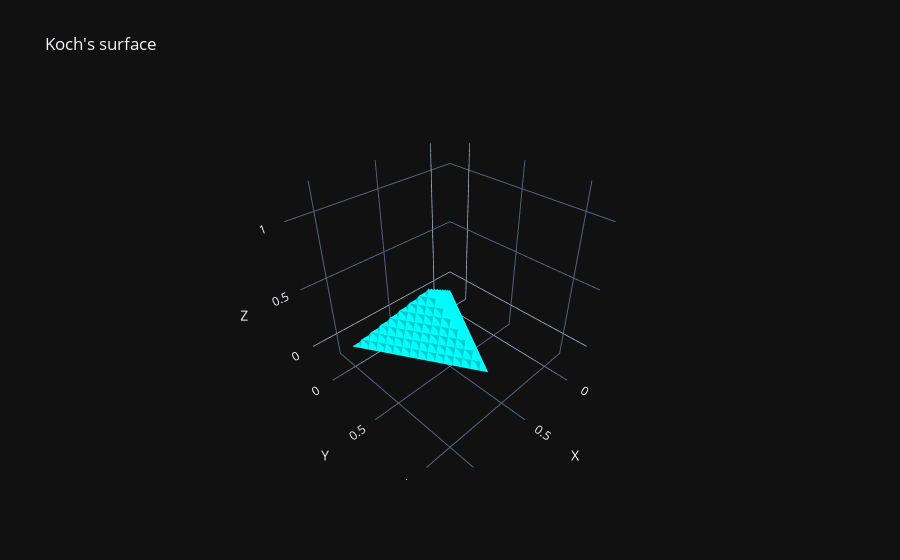

This figure's notebook cell:
### Code cell
plotTriangle(generate_Koch_surface([[[0,0,0], [1/2, sqrt(3)/2, 0], [1, 0, 0]]], 4))
